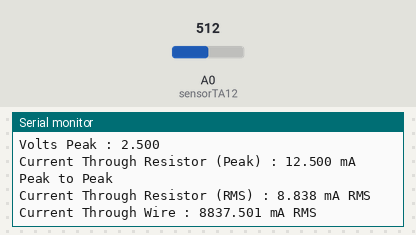
Bench run of a sketch on a simulated Arduino Uno, built with avr-gcc and run on an emulated ATmega328P. On the bench: the last lines printed to the serial monitor. The test bench sets the inputs (shaded band); at power-on: A0 (sensorTA12) = 512.

Above: at 1.2 s.
1.3 s: A0 (sensorTA12) set to 716
At 2.6 s:
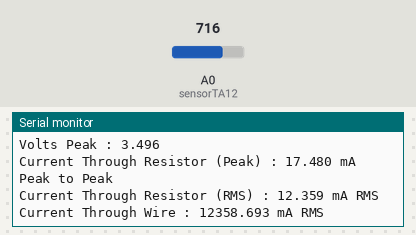
2.8 s: A0 (sensorTA12) set to 900
At 4.1 s:
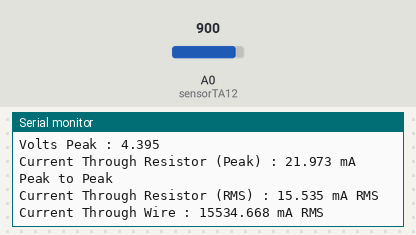
Timing chart, 0 to 5.8 s (numbered marks = the images above; inputs shaded):
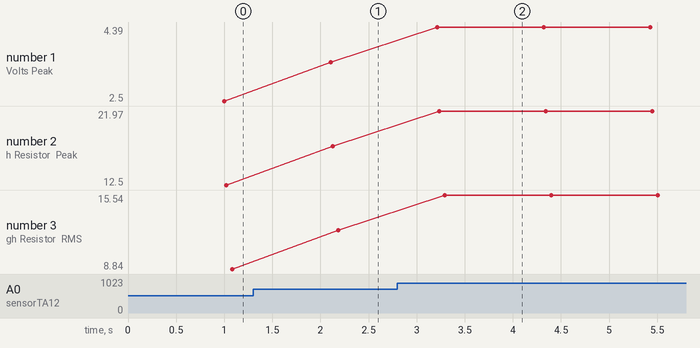

Measured:
- after the input at 1.3 s, the serial monitor: prints a new line after 0.81 s (image 1)
- after the input at 2.8 s, the serial monitor: prints a new line after 0.41 s (image 2)
- plotted number 1: 2.5 → 3.5 after the input at 1.3 s, 3.5 → 4.39 after the input at 2.8 s
- plotted number 2: 12.5 → 17.48 after the input at 1.3 s, 17.48 → 21.97 after the input at 2.8 s
- plotted number 3: 8.84 → 12.36 after the input at 1.3 s, 12.36 → 15.54 after the input at 2.8 s

The sketch:

Arduino_Current_Transformer.ino
```cpp
int sensorTA12 = A0; // Analog input pin that sensor is attached to Analog Pin


float nVPP;   // Voltage measured across resistor
float nCurrThruResistorPP; // Peak Current Measured Through Resistor
float nCurrThruResistorRMS; // RMS current through Resistor
float nCurrentThruWire;     // Actual RMS current in Wire

void setup()
 {
   Serial.begin(9600);
   pinMode(sensorTA12, INPUT);
 }


 void loop()
 {


   nVPP = getVPP();

   /*
   Use Ohms law to calculate current across resistor
   and express in mA
   */

   nCurrThruResistorPP = (nVPP/200.0) * 1000.0;

   /*
   Use Formula for SINE wave to convert
   to RMS
   */

   nCurrThruResistorRMS = nCurrThruResistorPP * 0.707;

   /*
   Current Transformer Ratio is 1000:1...

   Therefore current through 200 ohm resistor
   is multiplied by 1000 to get input current
   */

   nCurrentThruWire = nCurrThruResistorRMS * 1000;


   Serial.print("Volts Peak : ");
   Serial.println(nVPP,3);


   Serial.print("Current Through Resistor (Peak) : ");
   Serial.print(nCurrThruResistorPP,3);
   Serial.println(" mA Peak to Peak");

   Serial.print("Current Through Resistor (RMS) : ");
   Serial.print(nCurrThruResistorRMS,3);
   Serial.println(" mA RMS");

   Serial.print("Current Through Wire : ");
   Serial.print(nCurrentThruWire,3);
   Serial.println(" mA RMS");

   Serial.println();
 }


 /************************************
In order to calculate RMS current, we need to know
the peak to peak voltage measured at the output across the
200 Ohm Resistor

The following function takes one second worth of samples
and returns the peak value that is measured
 *************************************/

float getVPP()
{
  float result1;
  int readValue1;             //value read from the sensor
  int maxValue1 = 0;          // store max value here
   uint32_t start_time = millis();
   while((millis()-start_time) < 1000) //sample for 1 Sec
   {
       readValue1 = analogRead(sensorTA12);
       // see if you have a new maxValue
       if (readValue1> maxValue1)
       {
           /*record the maximum sensor value*/
           maxValue1 = readValue1;
       }
   }

   // Convert the digital data to a voltage
float   result = (maxValue1 * 5.0)/1024.0;

   return result;
 }
```
